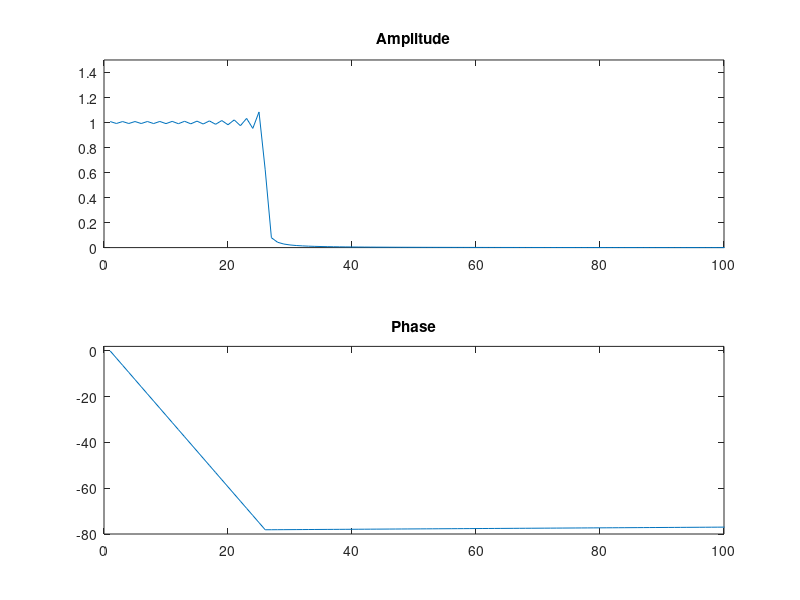
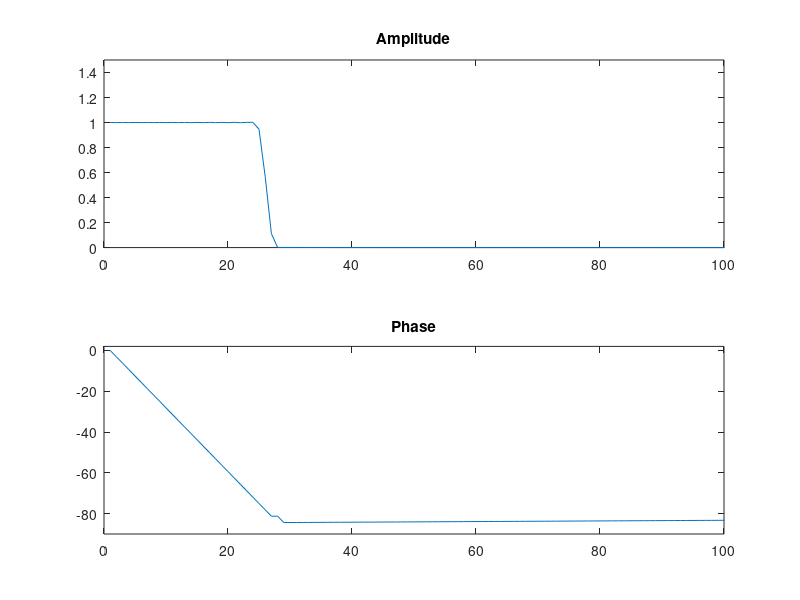

These charts were generated, in order, by the following MATLAB code:
clear all; close all;

N = 100;
omega_c = pi/4;

n = 1 : 2*N+1;

h_c(n) = (1 ./ (pi .* (n-(N+1)))) .* sin(omega_c .* (n-(N+1)));

h_c(N+1) = omega_c / pi;
T_c = fft(h_c);
A_c = abs(T_c);
P_c = unwrap(atan2(imag(T_c) , real(T_c)));

figure; axis on;
subplot(2,1,1)

plot(A_c);
axis([0 N 0 1.5]);
title('Amplitude');

subplot(2,1,2); plot(P_c); axis([0 N -80 2]); title('Phase');

w(n) = 0.54 + 0.46 .* cos((n-(N+1)).*pi./N);
h_cw = w.*h_c;
T_cw = fft(h_cw);
A_cw = abs(T_cw);
P_cw = unwrap(atan2(imag(T_cw) , real(T_cw)));

figure; axis on; 
subplot(2,1,1); plot(A_cw); axis([0 N 0 1.5]); title('Amplitude');
subplot(2,1,2); plot(P_cw); axis([0 N -90 2]); title('Phase');
